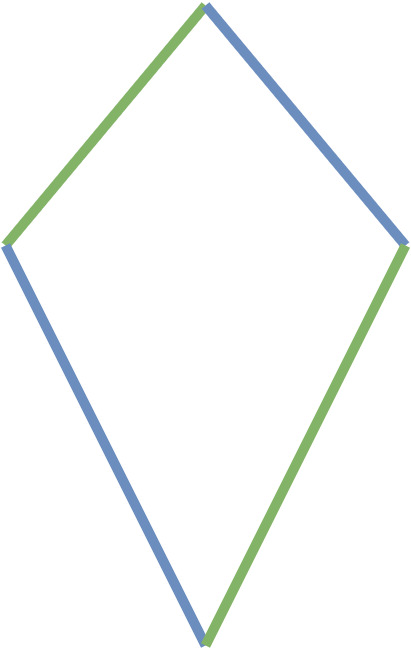
#> input picture src/basico/deltoide2.jpg, 411 x 651 px
$ python basico.py
#> lines starting #> are read from the running program, lines starting #| are printed output that depends on the picture; after the words box and inside, x2 and y2 are one past the last pixel; in counts of white or black regions, pixels touching at a corner belong together
import cv2
import matplotlib.pyplot as plt

img = cv2.imread('deltoide2.jpg')
#> img is the input picture: shape (651, 411, 3); mean B, G, R 248.8, 249.6, 247.3

#Convertir imagen bgr a rgb
img_rgb=cv2.cvtColor(img,cv2.COLOR_BGR2RGB)


#guardar imagen
cv2.imwrite('deltoideRGB.jpg',img)

#Imagen en escala de grises

img_gray=cv2.cvtColor(img_rgb,cv2.COLOR_BGR2GRAY)
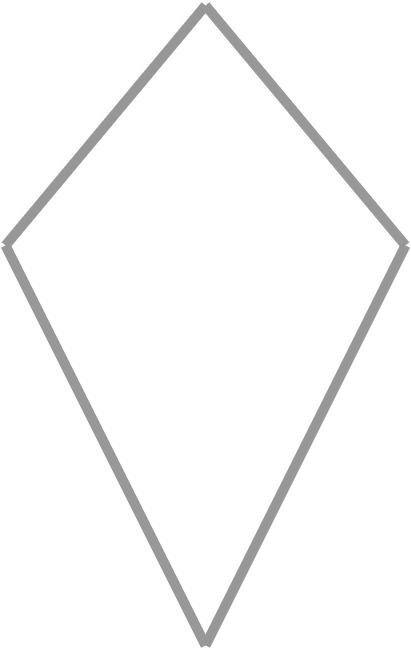
#> img_gray: shape (651, 411); min 140, max 255, mean 249.1

cv2.imwrite('deltoideGray.jpg',img_gray)

#imagen en blanco y negro (binario)
_, img_binary=cv2.threshold(img_gray,180,255,cv2.THRESH_BINARY)
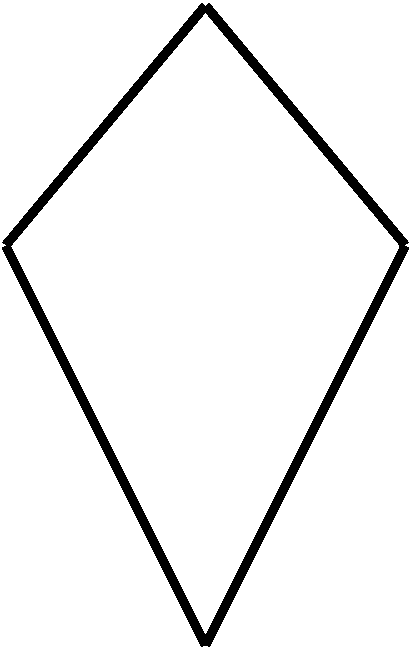
#> img_binary: shape (651, 411); 94.7% white; 1 black region, box (x1, y1, x2, y2) and area: (2, 3, 409, 647) 14279

# imgGray=cv2.imread('deltoideGray.jpg')

cv2.imwrite('deltoideBinary.jpg',img_binary)

# Mostrar las imágenes utilizando matplotlib
fig, axes = plt.subplots(1, 3, figsize=(15, 5))

# Escala de grises
axes[0].imshow(img_gray, cmap='gray')
axes[0].set_title("Escala de Grises")
axes[0].axis('off')

# Blanco y negro (binaria)
axes[1].imshow(img_binary, cmap='gray')
axes[1].set_title("Blanco y Negro")
axes[1].axis('off')

# Imagen RGB
axes[2].imshow(cv2.cvtColor(img_rgb, cv2.COLOR_BGR2RGB))
axes[2].set_title("RGB")
axes[2].axis('off')

plt.show()
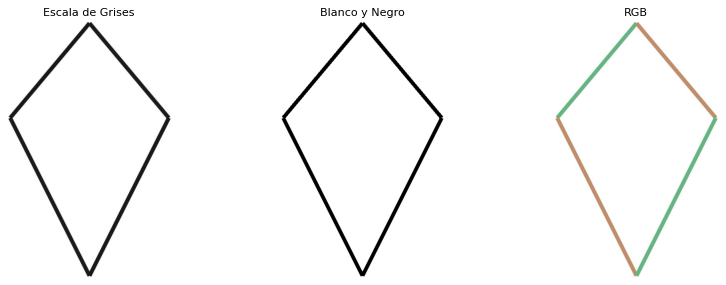
#> figure drawn by matplotlib, 3 panels; B, G, R data is drawn as R, G, B
